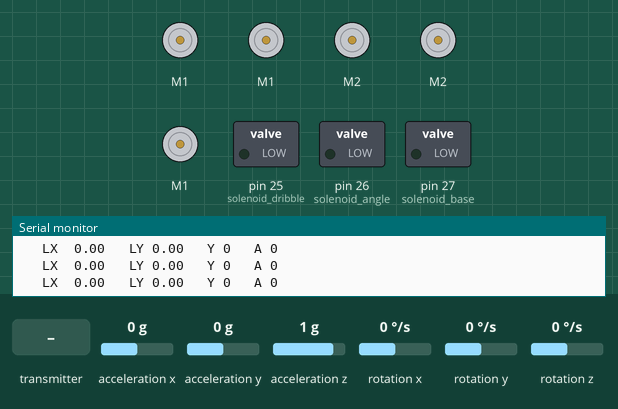
Recording of a sketch running on a simulated Arduino Mega 2560, built with avr-gcc and run on an emulated ATmega2560. Shown: 5 × DC motor (green arrow = forward, orange = backward, longer = faster), switched loads named in the sketch (green lamp = pin HIGH), the last lines printed to the serial monitor. The test bench sets the inputs (shaded band); at power-on: rotation z 0 °/s, acceleration x 0 g, acceleration y 0 g, acceleration z 1 g, rotation x 0 °/s, rotation y 0 °/s. No radio packets arrive unless stated.

Above: at 1.2 s.
1.3 s: rotation z set to -9 °/s
At 3.0 s:
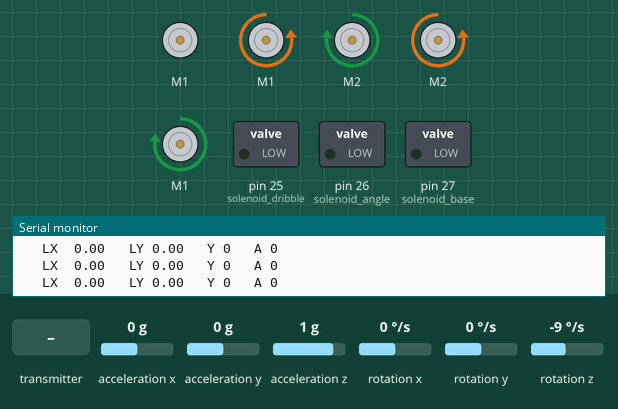
4.0 s: the transmitter starts sending LX = 512
At 4.19 s:
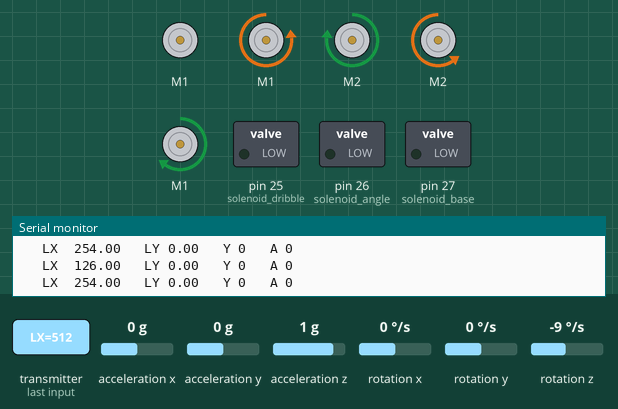
6.0 s: the transmitter starts sending LY = 1023
At 6.21 s:
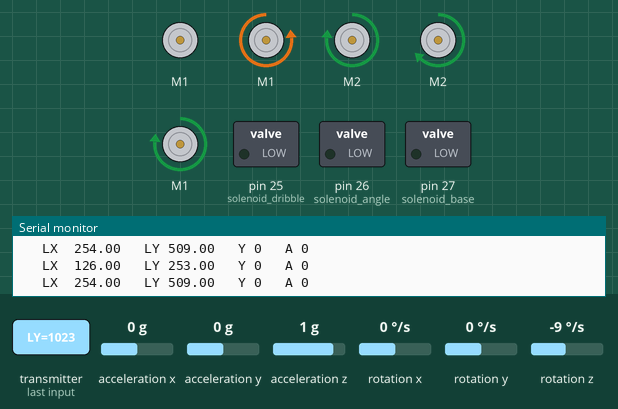
9.0 s: rotation z set to 9 °/s
At 10.72 s:
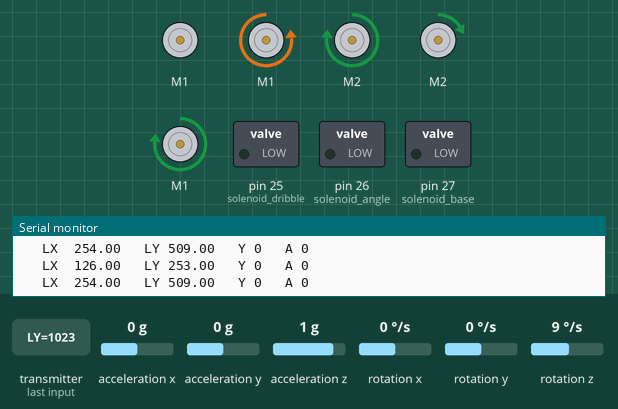
12.0 s: the transmitter starts sending A = 1
15.0 s: the transmitter starts sending RX = 256
At 15.17 s:
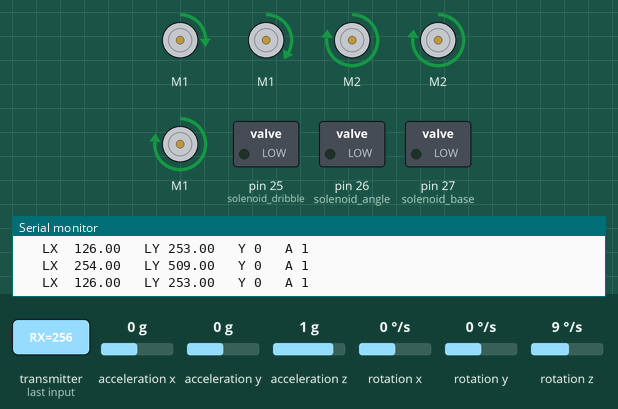
Timing chart, 0 to 20.9 s (numbered marks = the images above; inputs shaded):
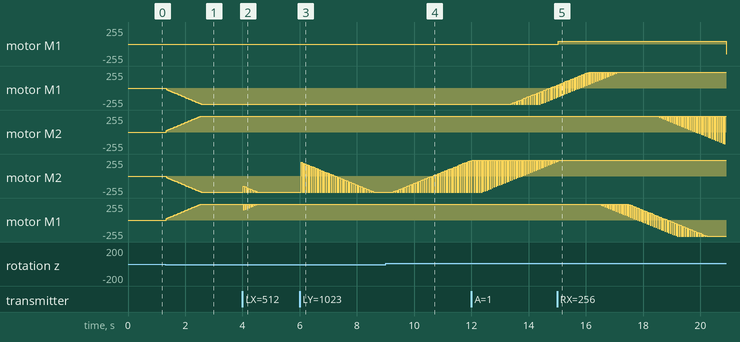

Measured:
- after the input at 1.3 s, motor M1, motor M2: moves from stopped to backward 240/255 over 1.2 s, starting at once; motor M2, motor M1: moves from stopped to forward 240/255 over 1.2 s, starting at once
- after the input at 15.0 s, motor M1: stopped → forward 40/255 at once

The sketch:

nrf_receiver_bot_with_xbox.ino
```cpp
#include <SPI.h>
// #include <nRF24L01.h>
#include <RF24.h>
#define CE_PIN 23
#define CSN_PIN 22
RF24 radio(CE_PIN, CSN_PIN);
const uint64_t address = 0xF0F0F0F0E1LL;  // Match transmitter
struct XboxData {
  int LX, LY, RX, RY;
  bool A, B, X, Y, LB, RB, LT, RT, L3, R3, START, BACK, XBOX, UP, DOWN, LEFT, RIGHT;
};
#include <SoftwareSerial.h>
#include <SabertoothSimplified.h>
SoftwareSerial SWSerial1(NOT_A_PIN, 12);
SabertoothSimplified ST1(SWSerial1);
SoftwareSerial SWSerial2(NOT_A_PIN, 13);
SabertoothSimplified ST2(SWSerial2);
SoftwareSerial SWSerial3(NOT_A_PIN, 7);
SabertoothSimplified ST3(SWSerial3);


#include <SoftwareSerial.h>

SoftwareSerial mySerial(11, 10);  // (RX, TX) - TX is unused

#include <Wire.h>
#include <MPU6050.h>


MPU6050 mpu;
unsigned long timer = 0;
float timeStep = 0.01;
float yaw = 0;


float R, theta, M, count1 = 0, setpoint = 0, pre_error, proportional, integral, derivative, error, pid, L1, L2, R1, R2, LY, LX, a, b, c, d, A, B, C, D;
float kp = 0, ki = 0, kd = 0;
int RB_ref = 0;
int LB_ref = 0;
int Xx_ref = 0;
int R3_ref = 0;
int up_ref = 0;
int down_ref = 0;
int right_ref = 0;

float motor_A = 0;
float motor_B = 0;
float motor_C = 0;
float motor_D = 0;

int start_count = 0;
int start_ref = 0;
int RY, RX, Ax, Bx, Xx, Yx, start, back, up, down, left, right, RB, LB, L3, R3, LT, RT;

int solenoid_base = 27;  // Pin 2 of Arduino connected to Pin 1 (IN1) of ULN2003
int solenoid_dribble = 25;
int solenoid_angle = 26;
int Bx_ref = 0;
int Bx_ref1 = 0;
int Xx_ref1 = 0;
int left_ref1 = 0;

int speed_arm = 0;

unsigned long previousMillis = 0;
const long interval = 10;

void setup() {

  Serial.begin(115200);

  radio.begin();
  radio.setChannel(100);          // ✅ Match the same channel as transmitter
  radio.setDataRate(RF24_2MBPS);  // ✅ Match the same data rate
  radio.setPALevel(RF24_PA_MAX);  // ✅ Maximum power
  radio.openReadingPipe(1, address);
  radio.startListening();

  SWSerial1.begin(9600);
  SWSerial2.begin(9600);
  SWSerial3.begin(9600);


  while (!mpu.begin(MPU6050_SCALE_2000DPS, MPU6050_RANGE_2G)) {
    Serial.println("Could not find a valid MPU6050 sensor, check wiring!");
    // delay(500);
  }
  mpu.calibrateGyro();
  mpu.setThreshold(1);

  pinMode(solenoid_angle, OUTPUT);
  pinMode(solenoid_base, OUTPUT);
  pinMode(solenoid_dribble, OUTPUT);
}

void loop() {
  XboxData receivedData;
  if (radio.available()) {

    radio.read(&receivedData, sizeof(receivedData));

    LX = receivedData.LX;
    LY = receivedData.LY;
    RX = receivedData.RX;
    RY = receivedData.RY;
    Ax = receivedData.A;
    Bx = receivedData.B;
    Xx = receivedData.X;
    Yx = receivedData.Y;
    start = receivedData.START;
    back = receivedData.BACK;
    up = receivedData.UP;
    down = receivedData.DOWN;
    left = receivedData.LEFT;
    right = receivedData.RIGHT;
    LB = receivedData.LB;
    RB = receivedData.RB;
    R3 = receivedData.R3;
    L3 = receivedData.L3;
    RT = receivedData.RT;
    LT = receivedData.LT;

    String dataString = String(up) + "," + String(down) + "," + String(right);
    mySerial.println(dataString);
    delay(1);
  }

  //  Serial.print("UP: ");
  //     Serial.print(up);
  //     Serial.print(", DOWN: ");
  //     Serial.print(down);
  //     Serial.print(", RIGHT: ");
  //     Serial.print(right);
  //
  timer = millis();
  Vector norm = mpu.readNormalizeGyro();
  yaw = yaw + norm.ZAxis * timeStep;
  if (millis() - previousMillis >= interval) {
    previousMillis = millis();
  }
  // // CLAW ROTATION
  if (Yx == 1 && Ax == 0) {
    ST3.motor(1, 75);
  }
  if (Ax == 1 && Yx == 0) {
    ST3.motor(1, -75);
  }
  if (Yx == 0 && Ax == 0) {
    ST3.motor(1, 0);
  }

  // claw rotation
  if (RX > 0) {
    ST3.motor(1, 20);
  }
  if (RX < 0) {
    ST3.motor(1, -20);
  }
  if (RX == 0 ) {
    ST3.motor(1, 0);
  }


  if (start == 1 && start_ref == 0) {
    start_ref = 1;
  }

  if (start_ref == 1 && start == 0) {
    start_count++;
    start_ref = 0;
  }
  if (start_count % 2 != 0) {
    // CONTINUOUS ROTATION
    if (LT == 1) {
      setpoint = setpoint + 0.5;
    }
    if (RT == 1) {
      setpoint = setpoint - 0.5;
    }
    // 90 DEGREES TURN
    if (LB == 1 && LB_ref == 0) {
      LB_ref = 1;
    }
    if (LB == 0 && LB_ref == 1) {
      setpoint = setpoint + 90;
      LB_ref = 1;
    }
    if (RB == 1 && RB_ref == 0) {
      RB_ref = 1;
    }
    if (RB == 0 && RB_ref == 1) {
      setpoint = setpoint - 90;
      RB_ref = 1;
    }
  }

  // solenoid
  if (start_count % 2 == 0) {
    if (Bx == 1 && Bx_ref1 == 0) {
      Bx_ref1 = 1;
    }
    if (Bx == 0 && Bx_ref1 == 1) {
      digitalWrite(solenoid_base, HIGH);
      Bx_ref1 = 2;
    }
    if (Bx == 1 && Bx_ref1 == 2) {
      digitalWrite(solenoid_base, LOW);
      Bx_ref1 = 0;
    }

    if (Xx == 1 && Xx_ref1 == 0) {
      Xx_ref1 = 1;
    }
    if (Xx == 0 && Xx_ref1 == 1) {
      digitalWrite(solenoid_dribble, HIGH);
      Xx_ref1 = 2;
    }
    if (Xx == 1 && Xx_ref == 2) {
      digitalWrite(solenoid_dribble, LOW);
      Xx_ref1 = 0;
    }

    if (left == 1 && left_ref1 == 0) {
      left_ref1 = 1;
    }
    if (left == 0 && left_ref1 == 1) {
      digitalWrite(solenoid_angle, HIGH);
      left_ref1 = 2;
    }
    if (left == 1 && left_ref1 == 2) {
      digitalWrite(solenoid_angle, LOW);
      left_ref1 = 0;
    }
  }


  if (error >= 5 && error <= -5) {
    kp = 9, kd = 20, ki = 0.0001;
  } else {
    kp = 31, kd = 90;
    ki = 0.001;
  }


  LX = map(LX, -255, 255, -127, 127);
  LY = map(LY, -255, 255, -127, 127);

  R = sqrt((LX * LX) + (LY * LY));
  theta = atan2(LY, LX);
  theta = theta * 180 / 3.142;

  a = R * sin((theta - 45) * 3.142 / 180);
  b = R * sin((135 - theta) * 3.142 / 180);
  c = R * sin((135 - theta) * 3.142 / 180);
  d = R * sin((theta - 45) * 3.142 / 180);


  error = setpoint - yaw;
  proportional = error;
  integral = integral + error;
  derivative = error - pre_error;
  pre_error = error;
  pid = kp * proportional + ki * integral + kd * derivative;

  A = a - pid;
  B = b + pid;
  C = c - pid;
  D = d + pid;
  motor_A = constrain(A, -120, 120);
  motor_B = constrain(B, -120, 120);
  motor_C = constrain(C, -120, 120);
  motor_D = constrain(D, -120, 120);
  ST1.motor(1, motor_A);
  ST1.motor(2, motor_B);
  ST2.motor(2, motor_C);
  ST2.motor(1, motor_D);


  // esc1.writeMicroseconds(count1);
  // esc2.writeMicroseconds(count1);

  Serial.print("   LX  ");
  Serial.print(LX);
  Serial.print("   LY ");
  Serial.print(LY);

  // // // Serial.print("   up ");
  // // Serial.print(Ax);
  Serial.print("   Y ");
  Serial.print(Yx);
  Serial.print("   A ");
  Serial.println(Ax);
  // Serial.print("   left ");
  // Serial.print(left);
  // Serial.print("   right ");
  // Serial.print(right);
  // Serial.print("   error  ");
  // Serial.print(error);
  // Serial.print("  start_count  ");
  // Serial.print(start_count);
  // Serial.print("     Yaw = ");
  // Serial.println(yaw);
}
```
